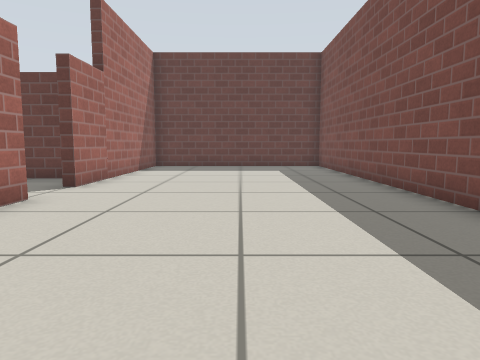
view 1 (above)

12 first-person views from a walk through a Gazebo world. The camera is 0.5 m above the floor, tilts 6° down and sees 70° across. The floor is counted in squares, 0.5 m on a side. Each view is taken from the middle of a square. On the plan, view 1 faces up. The plan holds only what a view shows up to about 13 squares ahead; the rest is blank. Gazebo's built-in surfaces are drawn with simple patterns.

view 2
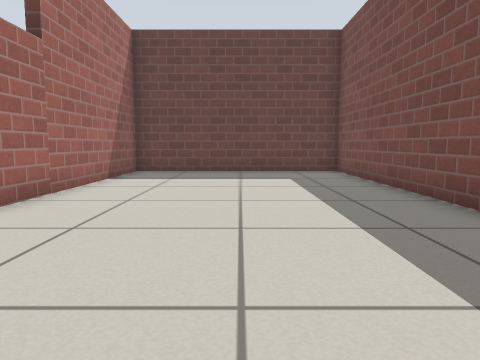

view 3
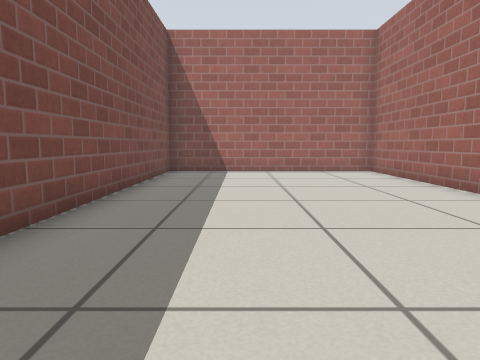

view 4
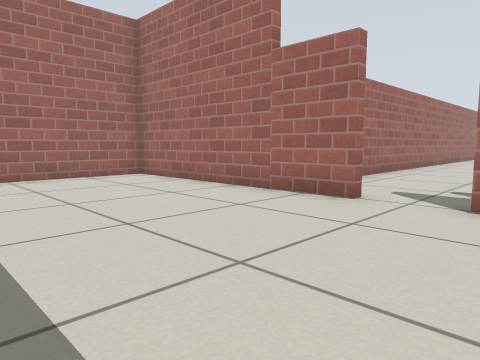

view 5
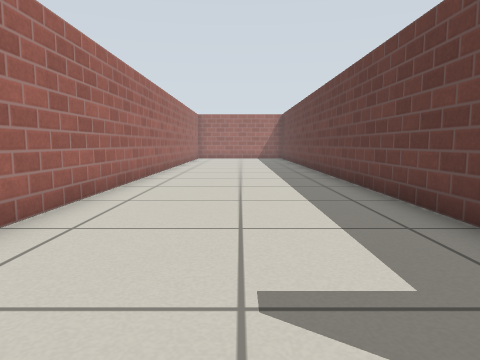

view 6
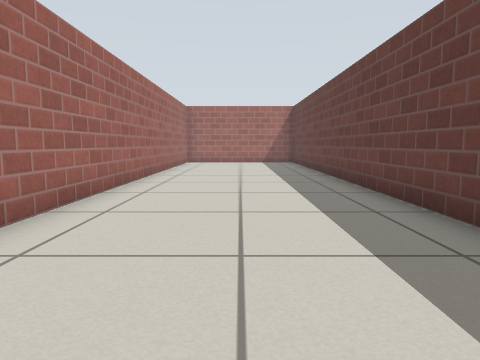

view 7
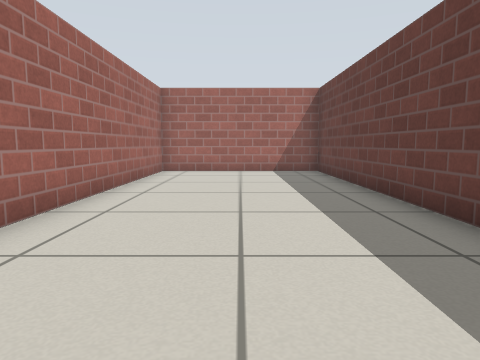

view 8
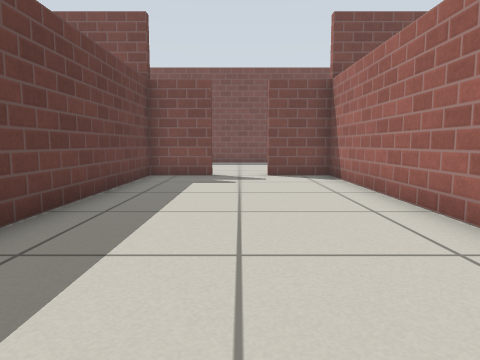

view 9
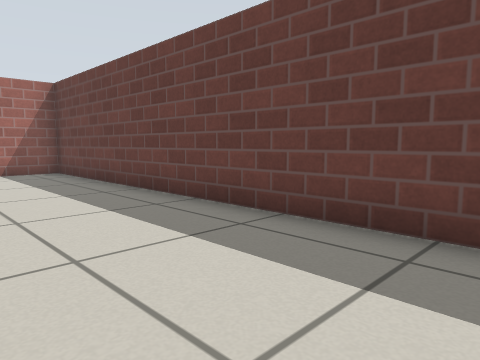

view 10
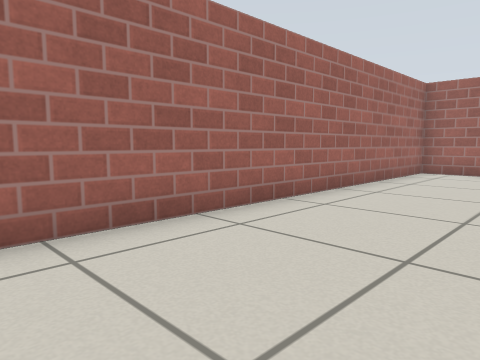

view 11
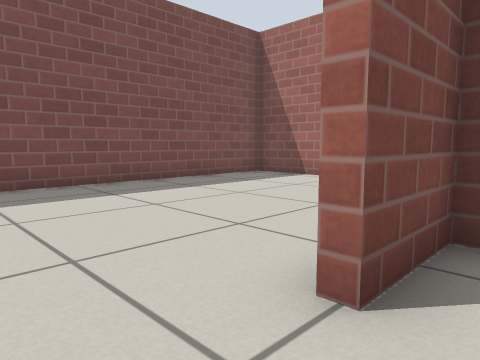

view 12
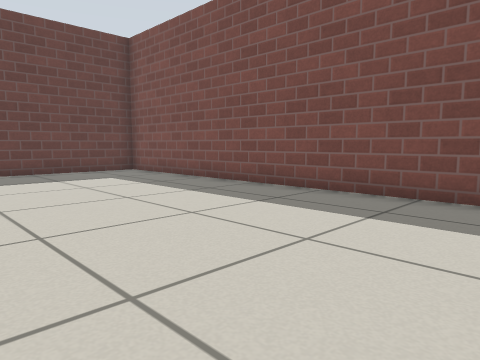

### Floor plan
Points are (right, up) in squares from view 1. A wall is a line through its corners. A room is listed if a view was taken in it or the views show most of it. See-through windows are left out.
Room 1 (views 1, 2, 3, 4, 12)
walls: (-3.8, 6.1) (-3.8, -1.6) (3.6, -1.6) (3.6, 15.6) (-3.8, 15.6) (-3.8, 7.9)
ways out: opening at (-4, 7) to room 2
Room 2 (views 5, 6, 7, 8, 9, 10, 11)
walls: (-4.1, 7.9) (-4.1, 9.9) (-27.6, 9.9) (-27.6, 4.1) (-4.1, 4.1) (-4.1, 6.1)
ways out: opening at (-4, 7) to room 1

Where each view was taken, in squares from view 1:
view 1: 0 up, 0 right, facing up
view 2: 3 up, 0 right, facing up
view 3: 11 up, 1 right, facing down
view 4: 9 up, 2 right, facing down-left
view 5: 7 up, 4 left, facing left
view 6: 7 up, 9 left, facing left
view 7: 7 up, 15 left, facing left
view 8: 7 up, 15 left, facing right
view 9: 6 up, 15 left, facing up-left
view 10: 8 up, 15 left, facing down-left
view 11: 8 up, 5 left, facing down-right
view 12: 3 up, 3 left, facing up-right
